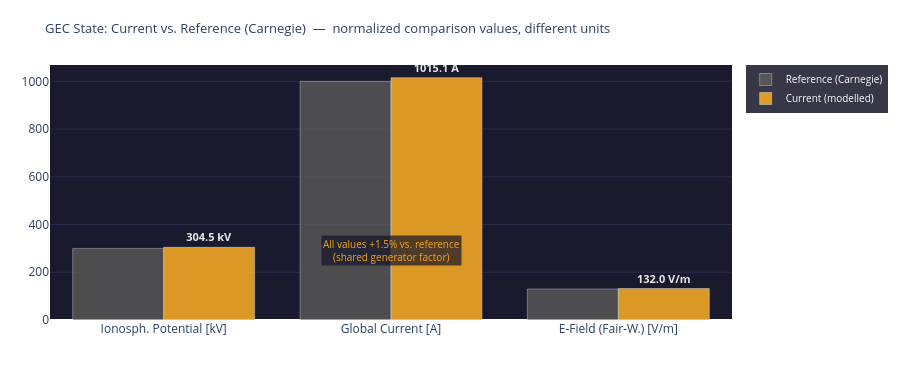

Here is the notebook cell this chart was saved with:
### Markdown cell above
---
## 4. Visualizations

### Code cell
# ============================================================
# GEC STATE vs. REFERENCE
# Note: raw values have different units (kV, A, V/m)
# Comparison shows relative deviation from Carnegie reference
# ============================================================

metrics = [
    ('Ionosph. Potential', 'kV',  GEC_REF['V_iono_kV'], V_iono_mod),
    ('Global Current',     'A',   GEC_REF['I_total_A'], I_total_mod),
    ('E-Field (Fair-W.)',  'V/m', GEC_REF['E_field_Vm'], E_mod),
]
labels_units = [f'{m[0]}\n[{m[1]}]' for m in metrics]

fig = go.Figure()
fig.add_trace(go.Bar(
    name='Reference (Carnegie)',
    x=labels_units, y=[m[2] for m in metrics],
    marker_color='#5F5E5A', opacity=0.75
))
fig.add_trace(go.Bar(
    name='Current (modelled)',
    x=labels_units, y=[m[3] for m in metrics],
    marker_color='#F2A623', opacity=0.90,
    text=[f'<b>{m[3]:.1f} {m[1]}</b>' for m in metrics],
    textposition='outside',
    textfont=dict(color='white', size=11)
))

# Joint percentage value as annotation
delta_pct = round((V_iono_mod - GEC_REF['V_iono_kV']) / GEC_REF['V_iono_kV'] * 100, 1)
fig.add_annotation(
    x=1.0, y=max(GEC_REF['V_iono_kV'], V_iono_mod) * 0.95,
    text=f'All values {delta_pct:+.1f}% vs. reference<br>(shared generator factor)',
    showarrow=False, xanchor='center',
    font=dict(color='#F2A623', size=10),
    bgcolor='rgba(20,20,40,0.7)'
)

fig.update_layout(
    title=dict(
        text='GEC State: Current vs. Reference (Carnegie)  —  normalized comparison values, different units',
        font=dict(size=13)
    ),
    barmode='group',
    height=380,
    plot_bgcolor='#1a1a2e', paper_bgcolor='rgba(0,0,0,0)',
    margin=dict(l=50, r=50, t=65, b=60),
    legend=dict(bgcolor='rgba(20,20,40,0.85)', font=dict(color='white', size=10)),
    yaxis=dict(gridcolor='#2a2a4a')
)
fig.show()

print(f'GEC deviation from Carnegie reference: {delta_pct:+.1f}%')
print(f'  (all values scale with the same generator factor {generator_strength:.3f})')

### Figure 1 — Plotly figure (JSON) as saved in the notebook; plotly's stock layout.template omitted (floating-point values rounded to 4 significant figures)
{"data": [{"marker": {"color": "#5F5E5A"}, "name": "Reference (Carnegie)", "opacity": 0.75, "type": "bar", "x": ["Ionosph. Potential\n[kV]", "Global Current\n[A]", "E-Field (Fair-W.)\n[V/m]"], "y": [300.0, 1000.0, 130.0]}, {"marker": {"color": "#F2A623"}, "name": "Current (modelled)", "opacity": 0.9, "text": ["<b>304.5 kV</b>", "<b>1015.1 A</b>", "<b>132.0 V/m</b>"], "textfont": {"color": "white", "size": 11}, "textposition": "outside", "type": "bar", "x": ["Ionosph. Potential\n[kV]", "Global Current\n[A]", "E-Field (Fair-W.)\n[V/m]"], "y": [304.5, 1015.0, 132.0]}], "layout": {"annotations": [{"bgcolor": "rgba(20,20,40,0.7)", "font": {"color": "#F2A623", "size": 10}, "showarrow": false, "text": "All values +1.5% vs. reference<br>(shared generator factor)", "x": 1.0, "xanchor": "center", "y": 289.3}], "barmode": "group", "height": 380, "legend": {"bgcolor": "rgba(20,20,40,0.85)", "font": {"color": "white", "size": 10}}, "margin": {"b": 60, "l": 50, "r": 50, "t": 65}, "paper_bgcolor": "rgba(0,0,0,0)", "plot_bgcolor": "#1a1a2e", "title": {"font": {"size": 13}, "text": "GEC State: Current vs. Reference (Carnegie)  —  normalized comparison values, different units"}, "yaxis": {"gridcolor": "#2a2a4a"}}}
